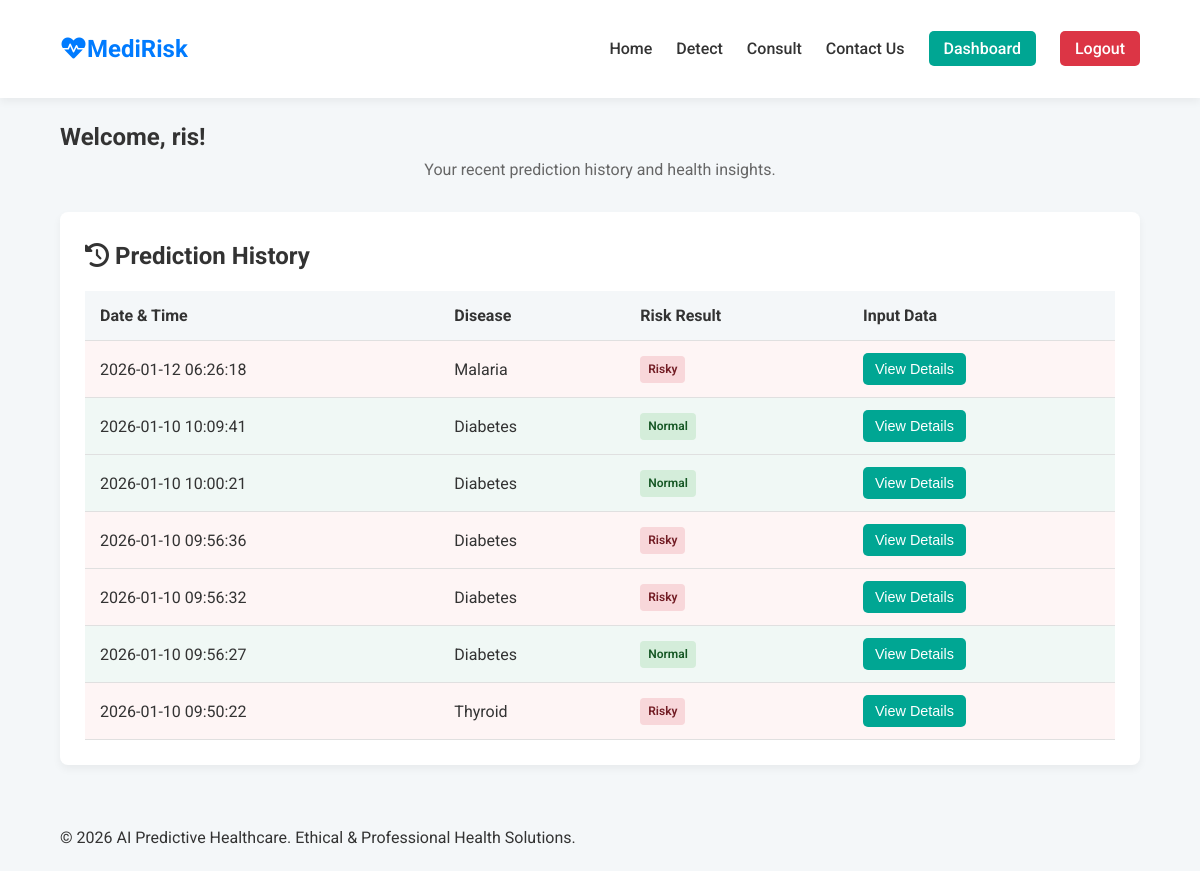
The page /dashboard (signed in) on the database as committed earlier.
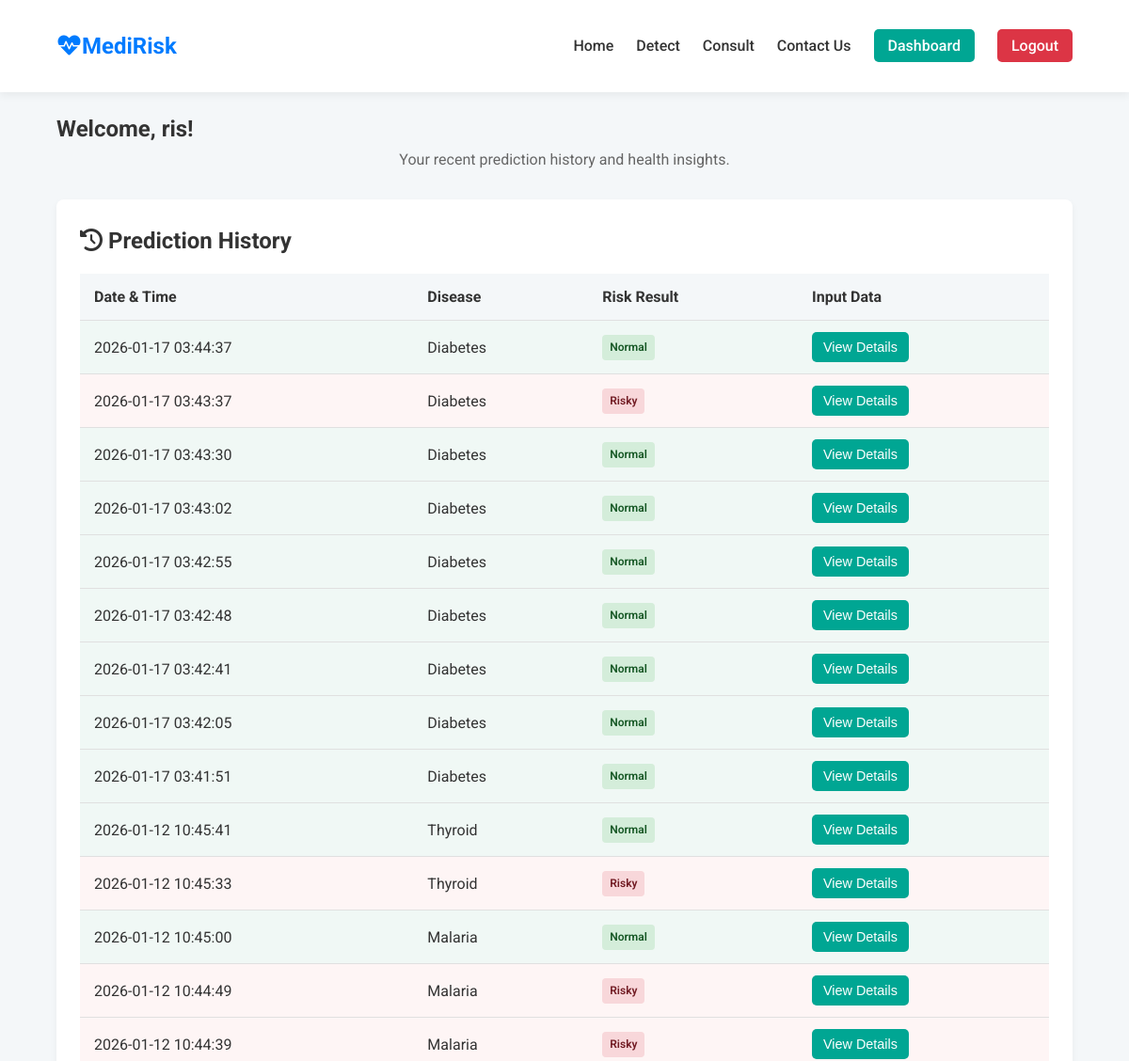
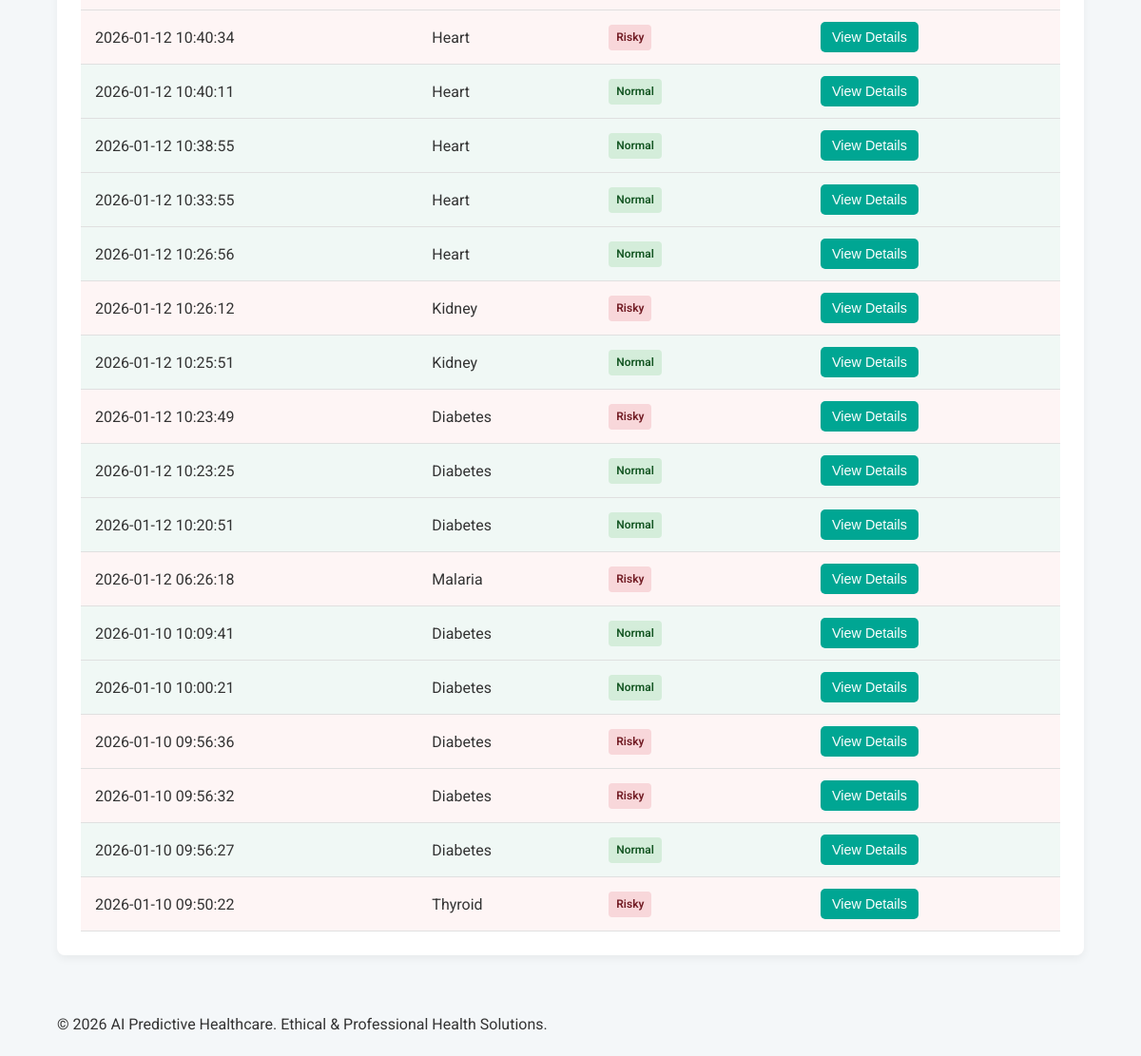
The same page on the database as committed later (2 pictures, top to bottom).
### tables this page shows
CREATE TABLE predictions (
                id INTEGER PRIMARY KEY AUTOINCREMENT,
                user_id INTEGER NOT NULL,
                disease TEXT NOT NULL,
                timestamp TIMESTAMP DEFAULT CURRENT_TIMESTAMP,
                input_data TEXT,
                result TEXT NOT NULL,
                FOREIGN KEY (user_id) REFERENCES users (id)
            );

### app.py (the view)
@app.route('/dashboard')
def dashboard():
    user_id = session.get('user_id')
    if not user_id:
        return redirect(url_for('login'))
    conn = get_db_connection()
    history = conn.execute(
        "SELECT * FROM predictions WHERE user_id=? ORDER BY timestamp DESC", (user_id,)
    ).fetchall()
    conn.close()
    return render_template('dashboard.html', history=history)

### app.py (called while the page is built)
def get_db_connection():
    conn = sqlite3.connect(DATABASE, timeout=10.0)
    conn.row_factory = sqlite3.Row
    conn.execute("PRAGMA journal_mode=WAL")
    return conn

@app.context_processor
def inject_now():
    return {"now": datetime.now()}

### templates/dashboard.html (shortened to what this page needs)
{% extends "layout.html" %}
{% block content %}
<section class="dashboard-section">
    <h1>Welcome, {{ session.username }}!</h1>
    <p class="tagline">Your recent prediction history and health insights.</p>
    <div class="card history-card">
        <h2><i class="fas fa-history"></i> Prediction History</h2>
        {% if history %}
            <table class="history-table">
                <thead>
                    <tr>
                        <th>Date & Time</th>
                        <th>Disease</th>
                        <th>Risk Result</th>
                        <th>Input Data</th>
                    </tr>
                </thead>
                <tbody>
                    {% for item in history %}
                    <tr class="result-{{ item.result | lower }}">
                        <td>{{ item.timestamp }}</td>
                        <td>{{ item.disease | replace('_', ' ') | title }}</td>
                        <td><span class="status-badge status-{{ item.result | lower }}">{{ item.result }}</span></td>
                        <td>
                            <button type="button" class="btn secondary small" data-toggle="details-{{ loop.index }}">View Details</button>
                        </td>
                    </tr>
                    {% endfor %}
                </tbody>
            </table>
        {% else %}
            <div class="alert alert-info">No prediction history found. Go to <a href="{{ url_for('detect') }}">Detect</a> to run your first analysis!</div>
        {% endif %}
    </div>
</section>
{% endblock %}

### templates/layout.html (shortened to what this page needs)
<!DOCTYPE html>
<html lang="en">
<head>
    <link rel="stylesheet" href="{{ url_for('static', filename='css/style.css') }}">
    <link rel="stylesheet" href="https://cdnjs.cloudflare.com/ajax/libs/font-awesome/6.0.0-beta3/css/all.min.css">
</head>
<body>
    <header class="navbar">
        <div class="container">
            <a href="{{ url_for('index') }}" class="logo">
                <i class="fas fa-heartbeat"></i>MediRisk
            </a>
            <nav>
                <a href="{{ url_for('index') }}">Home</a>
<a href="{{ url_for('detect') }}">Detect</a>
<a href="{{ url_for('consult') }}">Consult</a>
<a href="{{ url_for('about') }}">Contact Us</a>
                {% if 'user_id' in session %}
                    <a href="{{ url_for('dashboard') }}" class="nav-button primary">Dashboard</a>
                    <a href="{{ url_for('logout') }}" class="nav-button danger">Logout</a>
                {% else %}
                    <a href="{{ url_for('login') }}" class="nav-button primary">Login</a>
                    <a href="{{ url_for('signup') }}" class="nav-button secondary">Sign Up</a>
                {% endif %}
            </nav>
        </div>
    </header>
    <main class="container">
        {% block content %}{% endblock %}
    </main>
    <footer class="footer">
        <div class="container">
            <p>&copy; {{ now.year }} AI Predictive Healthcare. Ethical & Professional Health Solutions.</p></div>
        </footer>
    </body>
    </html>

### static/css/style.css (style rules this page uses)
:root { --color-primary: #007BFF; --color-secondary: #00A693; --color-text: #333; --color-light-gray: #f4f7f9; --color-white: #ffffff; --color-success: #28a745; --color-warning: #ffc107; --color-danger: #dc3545; --shadow-subtle: 0 4px 8px rgba(0, 0, 0, 0.05); }
* { box-sizing: border-box; margin: 0; padding: 0; }
body { font-family: 'Roboto', sans-serif; background-color: var(--color-light-gray); color: var(--color-text); line-height: 1.6; }
.container { width: 90%; max-width: 1200px; margin: 0 auto; padding: 20px 0; }
.navbar { background-color: var(--color-white); box-shadow: var(--shadow-subtle); padding: 10px 0; }
.navbar .container { display: flex; justify-content: space-between; align-items: center; }
.logo { font-size: 1.5rem; font-weight: 700; color: var(--color-primary); text-decoration: none; }
.navbar nav a { margin-left: 20px; color: var(--color-text); text-decoration: none; font-weight: 500; transition: color 0.3s; }
.nav-button { padding: 8px 15px; border-radius: 5px; font-weight: 500; }
.nav-button.primary { background-color: var(--color-secondary); color: var(--color-white); }
.nav-button.danger { background-color: var(--color-danger); color: var(--color-white); }
.card { background-color: var(--color-white); border-radius: 8px; padding: 25px; box-shadow: var(--shadow-subtle); transition: transform 0.3s, box-shadow 0.3s; margin-bottom: 20px; }
.tagline { text-align: center; color: #666; margin-bottom: 30px; }
.btn { display: inline-block; padding: 10px 20px; border: none; border-radius: 5px; cursor: pointer; font-size: 1rem; font-weight: 500; text-decoration: none; transition: all 0.3s ease; text-align: center; }
.btn.small { padding: 8px 12px; font-size: 0.9rem; }
.btn.secondary { background-color: var(--color-secondary); color: var(--color-white); }
.result-risky { border-color: var(--color-danger); }
.history-table { width: 100%; border-collapse: collapse; margin-top: 15px; }
.history-table thead { background-color: var(--color-light-gray); font-weight: 600; }
.history-table th, .history-table td { padding: 12px 15px; text-align: left; border-bottom: 1px solid #e0e0e0; }
.status-badge { display: inline-block; padding: 4px 8px; border-radius: 4px; font-size: 12px; font-weight: 600; }
.status-badge.status-normal { background-color: #d4edda; color: #155724; }
.status-badge.status-risky { background-color: #f8d7da; color: #721c24; }
.result-normal { background-color: #f0f8f5; }
.result-risky { background-color: #fef5f5; }

Rows that differ between the two databases and show on the page:
added predictions: timestamp "2026-01-17 03:44:37", disease "Diabetes", result "Normal"
added predictions: timestamp "2026-01-17 03:43:37", disease "Diabetes", result "Risky"
added predictions: timestamp "2026-01-17 03:43:30", disease "Diabetes", result "Normal"
added predictions: timestamp "2026-01-17 03:43:02", disease "Diabetes", result "Normal"
added predictions: timestamp "2026-01-17 03:42:55", disease "Diabetes", result "Normal"
added predictions: timestamp "2026-01-17 03:42:48", disease "Diabetes", result "Normal"
added predictions: timestamp "2026-01-17 03:42:41", disease "Diabetes", result "Normal"
added predictions: timestamp "2026-01-17 03:42:05", disease "Diabetes", result "Normal"
added predictions: timestamp "2026-01-17 03:41:51", disease "Diabetes", result "Normal"
added predictions: timestamp "2026-01-12 10:45:41", disease "Thyroid", result "Normal"
added predictions: timestamp "2026-01-12 10:45:33", disease "Thyroid", result "Risky"
added predictions: timestamp "2026-01-12 10:45:00", disease "Malaria", result "Normal"
added predictions: timestamp "2026-01-12 10:44:49", disease "Malaria", result "Risky"
added predictions: timestamp "2026-01-12 10:44:39", disease "Malaria", result "Risky"
added predictions: timestamp "2026-01-12 10:40:34", disease "Heart", result "Risky"
added predictions: timestamp "2026-01-12 10:40:11", disease "Heart", result "Normal"
added predictions: timestamp "2026-01-12 10:38:55", disease "Heart", result "Normal"
added predictions: timestamp "2026-01-12 10:33:55", disease "Heart", result "Normal"
added predictions: timestamp "2026-01-12 10:26:56", disease "Heart", result "Normal"
added predictions: timestamp "2026-01-12 10:26:12", disease "Kidney", result "Risky"
added predictions: timestamp "2026-01-12 10:25:51", disease "Kidney", result "Normal"
added predictions: timestamp "2026-01-12 10:23:49", disease "Diabetes", result "Risky"
added predictions: timestamp "2026-01-12 10:23:25", disease "Diabetes", result "Normal"
added predictions: timestamp "2026-01-12 10:20:51", disease "Diabetes", result "Normal"
